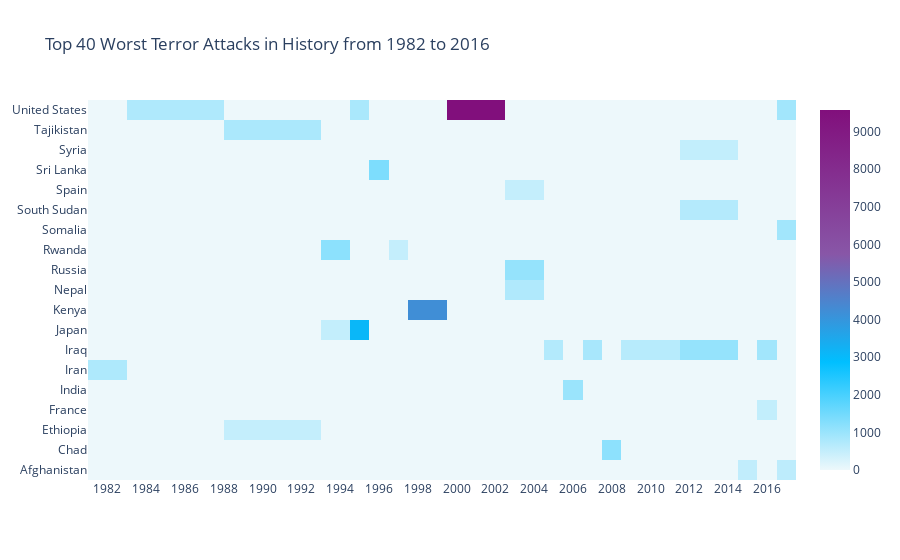

Notebook code for this chart:
### Code cell
import plotly.offline as py
py.init_notebook_mode(connected=True)
import plotly.graph_objs as go
colorscale = [[0, '#edf8fb'], [.3, '#00BFFF'],  [.6, '#8856a7'],  [1, '#810f7c']]
heatmap = go.Heatmap(z=heat.values, x=heat.columns, y=heat.index, colorscale=colorscale)
data = [heatmap]
layout = go.Layout(
    title='Top 40 Worst Terror Attacks in History from 1982 to 2016',
    xaxis = dict(ticks='', nticks=20),
    yaxis = dict(ticks='')
)
fig = go.Figure(data=data, layout=layout)
py.iplot(fig, filename='heatmap',show_link=False)

### Figure 1 — Plotly figure (JSON) as saved in the notebook; plotly's stock layout.template omitted (floating-point values rounded to 4 significant figures; data arrays with more than 128 entries replaced by an {"elided": "..."} marker saying what was removed)
{"data": [{"colorscale": [[0, "#edf8fb"], [0.3, "#00BFFF"], [0.6, "#8856a7"], [1, "#810f7c"]], "type": "heatmap", "x": [1982, 1984, 1992, 1994, 1995, 1996, 1997, 1998, 2001, 2004, 2005, 2006, 2007, 2008, 2009, 2014, 2015, 2016, 2017], "y": ["Afghanistan", "Chad", "Ethiopia", "France", "India", "Iran", "Iraq", "Japan", "Kenya", "Nepal", "Russia", "Rwanda", "Somalia", "South Sudan", "Spain", "Sri Lanka", "Syria", "Tajikistan", "United States"], "z": {"elided": "19x19 float values"}}], "layout": {"title": {"text": "Top 40 Worst Terror Attacks in History from 1982 to 2016"}, "xaxis": {"nticks": 20, "ticks": ""}, "yaxis": {"ticks": ""}}}
